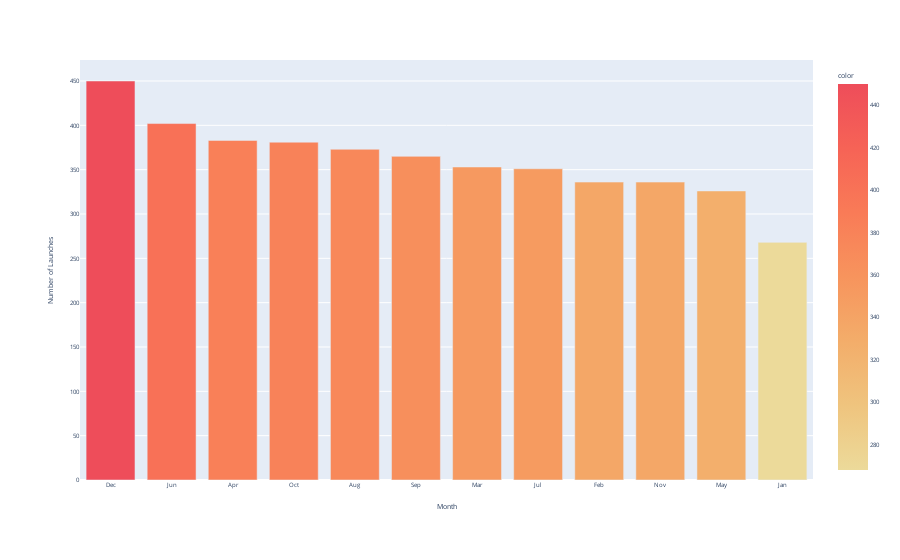

Write notebook code for a chart like this one.
### Code cell
bar = px.bar(x=month_counts['Month'], y=month_counts["count"], color=month_counts["count"], color_continuous_scale='oryel')
bar.update_layout(xaxis_title = 'Month', yaxis_title = 'Number of Launches', font_size=6.23)

### Figure 1 — Plotly figure (JSON) as saved in the notebook; plotly's stock layout.template omitted (floating-point values rounded to 4 significant figures)
{"data": [{"alignmentgroup": "True", "hovertemplate": "x=%{x}<br>y=%{y}<br>color=%{marker.color}<extra></extra>", "legendgroup": "", "marker": {"color": [450, 402, 383, 381, 373, 365, 353, 351, 336, 336, 326, 268], "coloraxis": "coloraxis", "pattern": {"shape": ""}}, "name": "", "offsetgroup": "", "orientation": "v", "showlegend": false, "textposition": "auto", "type": "bar", "x": ["Dec", "Jun", "Apr", "Oct", "Aug", "Sep", "Mar", "Jul", "Feb", "Nov", "May", "Jan"], "xaxis": "x", "y": [450, 402, 383, 381, 373, 365, 353, 351, 336, 336, 326, 268], "yaxis": "y"}], "layout": {"barmode": "relative", "coloraxis": {"colorbar": {"title": {"text": "color"}}, "colorscale": [[0, "rgb(236, 218, 154)"], [0.1667, "rgb(239, 196, 126)"], [0.3333, "rgb(243, 173, 106)"], [0.5, "rgb(247, 148, 93)"], [0.6667, "rgb(249, 123, 87)"], [0.8333, "rgb(246, 99, 86)"], [1, "rgb(238, 77, 90)"]]}, "font": {"size": 6.23}, "legend": {"tracegroupgap": 0}, "margin": {"t": 60}, "xaxis": {"anchor": "y", "domain": [0, 1], "title": {"text": "Month"}}, "yaxis": {"anchor": "x", "domain": [0, 1], "title": {"text": "Number of Launches"}}}}
